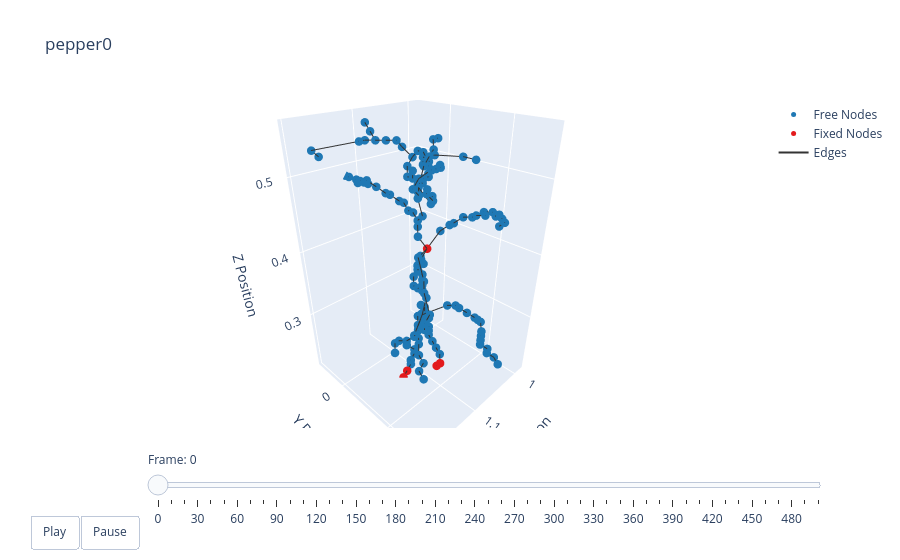

Notebook cell for this chart:
### Markdown cell above
### Plotting

### Code cell
t = np.arange(robot.sim_params.total_time, step=robot.sim_params.dt)
options = dismech.AnimationOptions(title=plant_name, plot_step=10)

fig = dismech.get_interactive_animation_plotly(robot, t, qs , options)
fig.show()

### Figure 1 — Plotly figure (JSON) as saved in the notebook; plotly's stock layout.template omitted (floating-point values rounded to 4 significant figures; data arrays with more than 128 entries replaced by an {"elided": "..."} marker saying what was removed)
{"data": [{"marker": {"color": "#1f78b4", "size": 5}, "mode": "markers", "name": "Free Nodes", "type": "scatter3d", "x": {"elided": "170 float values"}, "y": {"elided": "170 float values"}, "z": {"elided": "170 float values"}}, {"marker": {"color": "#e31a1c", "size": 5}, "mode": "markers", "name": "Fixed Nodes", "type": "scatter3d", "x": [1.128, 1.12, 1.072, 1.08, 1.104], "y": [0.05033, 0.05033, 0.07433, 0.07433, 0.07433], "z": [0.2049, 0.2129, 0.2129, 0.2129, 0.4209]}, {"line": {"color": "#333333", "width": 2}, "mode": "lines", "name": "Edges", "type": "scatter3d", "x": {"elided": "522 float values"}, "y": {"elided": "522 float values"}, "z": {"elided": "522 float values"}}, {"color": "rgba(166, 206, 227, 0.7)", "i": [], "j": [], "k": [], "name": "Faces", "opacity": 0.7, "showscale": false, "type": "mesh3d", "x": {"elided": "175 float values"}, "y": {"elided": "175 float values"}, "z": {"elided": "175 float values"}}], "layout": {"scene": {"camera": {"eye": {"x": 1.225, "y": 1.225, "z": 1.0}}, "xaxis": {"range": [0.9796, 1.205], "title": {"text": "X Position"}}, "yaxis": {"range": [-0.06159, 0.1626], "title": {"text": "Y Position"}}, "zaxis": {"range": [0.2049, 0.5649], "title": {"text": "Z Position"}}}, "sliders": [{"currentvalue": {"prefix": "Frame: "}, "steps": [{"args": [["0"], {"frame": {"duration": 50, "redraw": true}, "mode": "immediate"}], "label": "0", "method": "animate"}, {"args": [["1"], {"frame": {"duration": 50, "redraw": true}, "mode": "immediate"}], "label": "10", "method": "animate"}, {"args": [["2"], {"frame": {"duration": 50, "redraw": true}, "mode": "immediate"}], "label": "20", "method": "animate"}, {"args": [["3"], {"frame": {"duration": 50, "redraw": true}, "mode": "immediate"}], "label": "30", "method": "animate"}, {"args": [["4"], {"frame": {"duration": 50, "redraw": true}, "mode": "immediate"}], "label": "40", "method": "animate"}, {"args": [["5"], {"frame": {"duration": 50, "redraw": true}, "mode": "immediate"}], "label": "50", "method": "animate"}, {"args": [["6"], {"frame": {"duration": 50, "redraw": true}, "mode": "immediate"}], "label": "60", "method": "animate"}, {"args": [["7"], {"frame": {"duration": 50, "redraw": true}, "mode": "immediate"}], "label": "70", "method": "animate"}, {"args": [["8"], {"frame": {"duration": 50, "redraw": true}, "mode": "immediate"}], "label": "80", "method": "animate"}, {"args": [["9"], {"frame": {"duration": 50, "redraw": true}, "mode": "immediate"}], "label": "90", "method": "animate"}, {"args": [["10"], {"frame": {"duration": 50, "redraw": true}, "mode": "immediate"}], "label": "100", "method": "animate"}, {"args": [["11"], {"frame": {"duration": 50, "redraw": true}, "mode": "immediate"}], "label": "110", "method": "animate"}, {"args": [["12"], {"frame": {"duration": 50, "redraw": true}, "mode": "immediate"}], "label": "120", "method": "animate"}, {"args": [["13"], {"frame": {"duration": 50, "redraw": true}, "mode": "immediate"}], "label": "130", "method": "animate"}, {"args": [["14"], {"frame": {"duration": 50, "redraw": true}, "mode": "immediate"}], "label": "140", "method": "animate"}, {"args": [["15"], {"frame": {"duration": 50, "redraw": true}, "mode": "immediate"}], "label": "150", "method": "animate"}, {"args": [["16"], {"frame": {"duration": 50, "redraw": true}, "mode": "immediate"}], "label": "160", "method": "animate"}, {"args": [["17"], {"frame": {"duration": 50, "redraw": true}, "mode": "immediate"}], "label": "170", "method": "animate"}, {"args": [["18"], {"frame": {"duration": 50, "redraw": true}, "mode": "immediate"}], "label": "180", "method": "animate"}, {"args": [["19"], {"frame": {"duration": 50, "redraw": true}, "mode": "immediate"}], "label": "190", "method": "animate"}, {"args": [["20"], {"frame": {"duration": 50, "redraw": true}, "mode": "immediate"}], "label": "200", "method": "animate"}, {"args": [["21"], {"frame": {"duration": 50, "redraw": true}, "mode": "immediate"}], "label": "210", "method": "animate"}, {"args": [["22"], {"frame": {"duration": 50, "redraw": true}, "mode": "immediate"}], "label": "220", "method": "animate"}, {"args": [["23"], {"frame": {"duration": 50, "redraw": true}, "mode": "immediate"}], "label": "230", "method": "animate"}, {"args": [["24"], {"frame": {"duration": 50, "redraw": true}, "mode": "immediate"}], "label": "240", "method": "animate"}, {"args": [["25"], {"frame": {"duration": 50, "redraw": true}, "mode": "immediate"}], "label": "250", "method": "animate"}, {"args": [["26"], {"frame": {"duration": 50, "redraw": true}, "mode": "immediate"}], "label": "260", "method": "animate"}, {"args": [["27"], {"frame": {"duration": 50, "redraw": true}, "mode": "immediate"}], "label": "270", "method": "animate"}, {"args": [["28"], {"frame": {"duration": 50, "redraw": true}, "mode": "immediate"}], "label": "280", "method": "animate"}, {"args": [["29"], {"frame": {"duration": 50, "redraw": true}, "mode": "immediate"}], "label": "290", "method": "animate"}, {"args": [["30"], {"frame": {"duration": 50, "redraw": true}, "mode": "immediate"}], "label": "300", "method": "animate"}, {"args": [["31"], {"frame": {"duration": 50, "redraw": true}, "mode": "immediate"}], "label": "310", "method": "animate"}, {"args": [["32"], {"frame": {"duration": 50, "redraw": true}, "mode": "immediate"}], "label": "320", "method": "animate"}, {"args": [["33"], {"frame": {"duration": 50, "redraw": true}, "mode": "immediate"}], "label": "330", "method": "animate"}, {"args": [["34"], {"frame": {"duration": 50, "redraw": true}, "mode": "immediate"}], "label": "340", "method": "animate"}, {"args": [["35"], {"frame": {"duration": 50, "redraw": true}, "mode": "immediate"}], "label": "350", "method": "animate"}, {"args": [["36"], {"frame": {"duration": 50, "redraw": true}, "mode": "immediate"}], "label": "360", "method": "animate"}, {"args": [["37"], {"frame": {"duration": 50, "redraw": true}, "mode": "immediate"}], "label": "370", "method": "animate"}, {"args": [["38"], {"frame": {"duration": 50, "redraw": true}, "mode": "immediate"}], "label": "380", "method": "animate"}, {"args": [["39"], {"frame": {"duration": 50, "redraw": true}, "mode": "immediate"}], "label": "390", "method": "animate"}, {"args": [["40"], {"frame": {"duration": 50, "redraw": true}, "mode": "immediate"}], "label": "400", "method": "animate"}, {"args": [["41"], {"frame": {"duration": 50, "redraw": true}, "mode": "immediate"}], "label": "410", "method": "animate"}, {"args": [["42"], {"frame": {"duration": 50, "redraw": true}, "mode": "immediate"}], "label": "420", "method": "animate"}, {"args": [["43"], {"frame": {"duration": 50, "redraw": true}, "mode": "immediate"}], "label": "430", "method": "animate"}, {"args": [["44"], {"frame": {"duration": 50, "redraw": true}, "mode": "immediate"}], "label": "440", "method": "animate"}, {"args": [["45"], {"frame": {"duration": 50, "redraw": true}, "mode": "immediate"}], "label": "450", "method": "animate"}, {"args": [["46"], {"frame": {"duration": 50, "redraw": true}, "mode": "immediate"}], "label": "460", "method": "animate"}, {"args": [["47"], {"frame": {"duration": 50, "redraw": true}, "mode": "immediate"}], "label": "470", "method": "animate"}, {"args": [["48"], {"frame": {"duration": 50, "redraw": true}, "mode": "immediate"}], "label": "480", "method": "animate"}, {"args": [["49"], {"frame": {"duration": 50, "redraw": true}, "mode": "immediate"}], "label": "490", "method": "animate"}, {"args": [["50"], {"frame": {"duration": 50, "redraw": true}, "mode": "immediate"}], "label": "499", "method": "animate"}], "transition": {"duration": 0}, "x": 0.1, "y": 0}], "title": {"text": "pepper0"}, "updatemenus": [{"buttons": [{"args": [null, {"frame": {"duration": 50, "redraw": true}, "fromcurrent": true}], "label": "Play", "method": "animate"}, {"args": [[null], {"frame": {"duration": 0, "redraw": true}, "mode": "immediate"}], "label": "Pause", "method": "animate"}], "direction": "left", "pad": {"r": 10, "t": 87}, "showactive": false, "type": "buttons", "x": 0.1, "xanchor": "right", "y": 0, "yanchor": "top"}]}}
